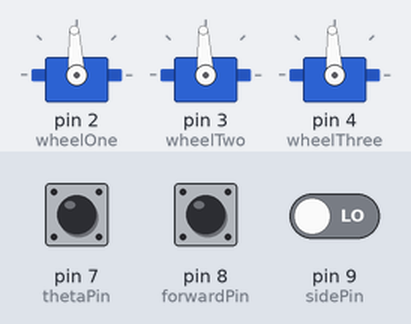
The sketch below on a simulated Arduino Uno, built with avr-gcc and run on an emulated ATmega328P. Shown: 3 × servo. Inputs (shaded band) come from the test bench; at power-on: pin 8 (forwardPin) LOW, pin 7 (thetaPin) LOW, pin 9 (sidePin) LOW. What the sketch prints to the serial monitor is not drawn.

Above: at 4.2 s.
4.3 s: pin 8 (forwardPin) pulsed HIGH 2 times (0.12 s each, 0.3 s apart)
At 6.7 s:
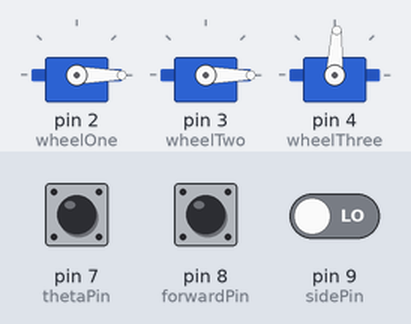
7.9 s: pin 7 (thetaPin) pulsed HIGH 5 times (0.12 s each, 0.3 s apart)
At 9.0 s:
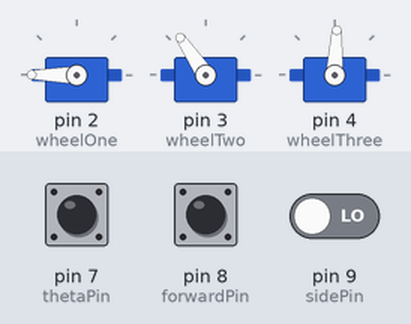
At 11.8 s:
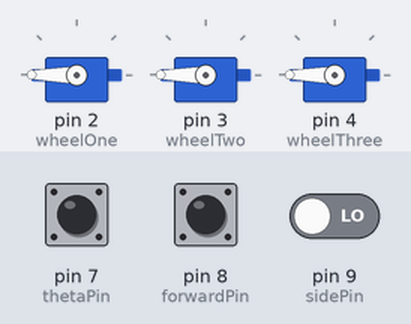
Timing chart, 0 to 15.1 s (numbered marks = the images above; inputs shaded):
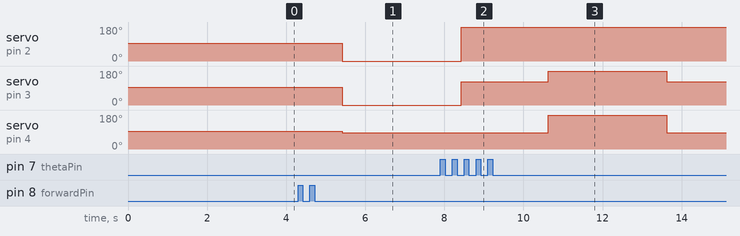

Measured:
- after the input at 4.3 s, servo on pin 2 (wheelOne), servo on pin 3 (wheelTwo): 93° → 0° after 1.1 s; servo on pin 4 (wheelThree): 93° → 87° after 1.1 s instead of 1.7 s
- after the input at 7.9 s, servo on pin 4 (wheelThree): 87° → 180° after 2.7 s, → 87° 3.0 s later

The sketch:

CombatRoboticsHolonomic.ino
```cpp
/* This Arduino script implements a holonomic drive system using kiwi drive.
This was an early version of the script to test kiwi drive functionality without IMU feedback. */

//Libraries
#include <Wire.h>
#include <Servo.h>

//Initialize servos
Servo wheelOne;
Servo wheelTwo;
Servo wheelThree;
int thetaPin = 7;
int forwardPin = 8;
int sidePin = 9;

//Initialize kiwi drive variables
int ser1;
int ser2;
int ser3;

void setup() {
  //Initialize serial monitor
  Serial.begin(9600);

  //Initialize wheels
  wheelOne.attach(2);
  wheelTwo.attach(3);
  wheelThree.attach(4);
  calib();
  delay(3000);

  //initialize remote signals
  pinMode(forwardPin, INPUT);
  pinMode(sidePin, INPUT);
  pinMode(thetaPin, INPUT);

  Serial.println("Done with setup");
}

void loop() {
  long thetaDuration = pulseIn(thetaPin, HIGH);  //Read PWM for theta input
  float thetaVal = map((float)thetaDuration, 1940.0, 950.0, -1.0, 1.0);

  long fwdDuration = pulseIn(forwardPin, HIGH);  //Read PWM for fwd input
  float fwdVal = map((float)fwdDuration, 1000.0, 1980.0, -1.0, 1.0);

  long sideDuration = pulseIn(sidePin, HIGH);  //Read PWM for side input
  float sideVal = map((float)sideDuration, 2030.0, 1080.0, -1.0, 1.0);

  kiwiFunct(fwdVal, sideVal, thetaVal);   //Calculate servo values with kiwi drive math


  wheelOne.writeMicroseconds(ser1);   //Write values to drive servos
  wheelTwo.writeMicroseconds(ser2);
  wheelThree.writeMicroseconds(ser3);
}

//Calculates servo values
void kiwiFunct(float fwdVal, float sideVal, float thetaVal){
  float m1 = .5 * sideVal -sqrt(3)/2 * fwdVal + thetaVal;
  float m2 = .5 * sideVal + sqrt(3)/2 * fwdVal + thetaVal;
  float m3 = -1 * sideVal + thetaVal;

  float avg1 = (m1)/3.0;
  float avg2 = (m2)/3.0;
  float avg3 = (m3)/3.0;

  ser1 = (int)(map(avg1, -1, 1, 1000, 2000));
  ser2 = (int)(map(avg2, -1, 1, 1000, 2000));
  ser3 = (int)(map(avg3, -1, 1, 1000, 2000));
}

//Rotates robot right
void rotateRight(){
  wheelOne.writeMicroseconds(1300);
  wheelTwo.writeMicroseconds(1300);
  wheelThree.writeMicroseconds(1300);
  delay(50);
  calib();
}

//Rotates robot left
void rotateLeft(){
  wheelOne.writeMicroseconds(1700);
  wheelTwo.writeMicroseconds(1700);
  wheelThree.writeMicroseconds(1700);
  delay(50);
  calib();
}

//Stops robot
void calib(){
  wheelOne.writeMicroseconds(1500);
  wheelTwo.writeMicroseconds(1500);
  wheelThree.writeMicroseconds(1500);
}

//Prints servo values
void printSer(){
  Serial.print("Ser1: " );
  Serial.print(ser1);
  Serial.print("\tSer2: " );
  Serial.print(ser2);
  Serial.print("\tSer3: " );
  Serial.println(ser3);
}

//Takes value v in range [a,b] and maps to corresponding value in range [c,d]
float map(float v, float a, float b, float c, float d){
  return (v-a) * (d-c) / (b-a) + c;
}
```
